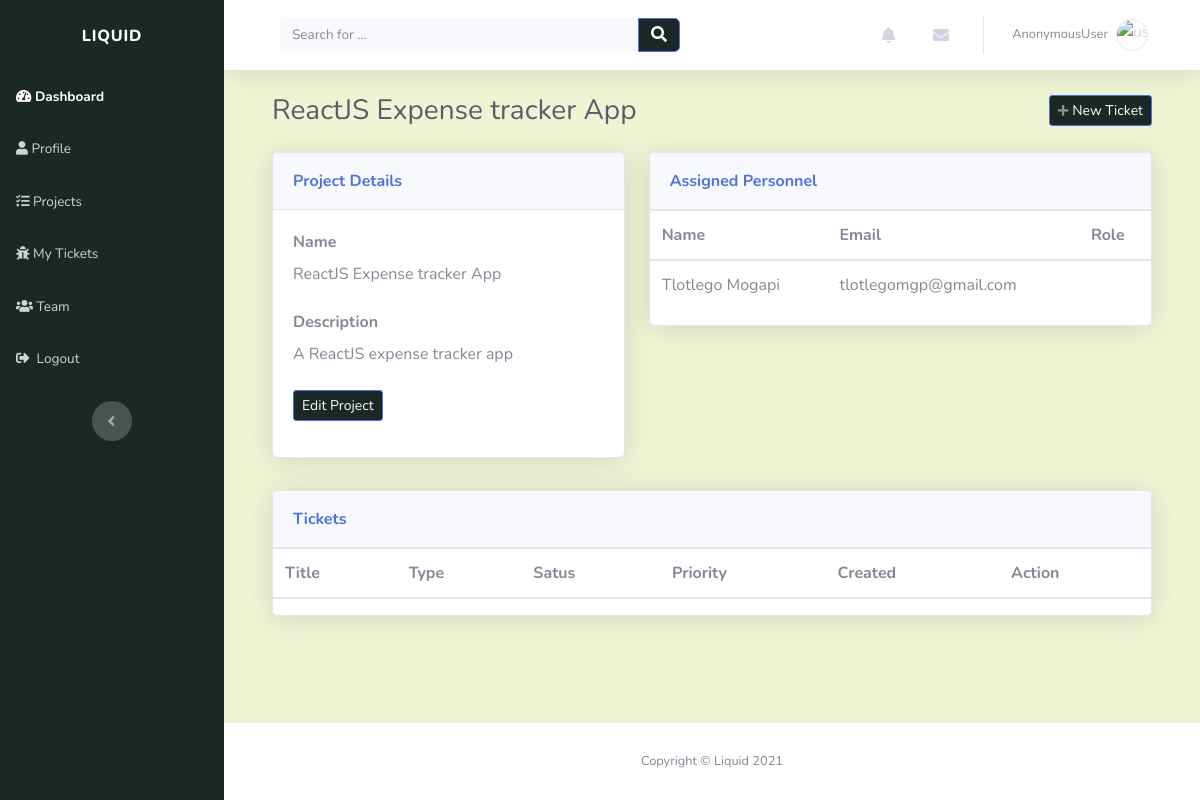
Before: /projects/project/reactjs-expense-tracker-app-kibt3quk/ with the older database file.
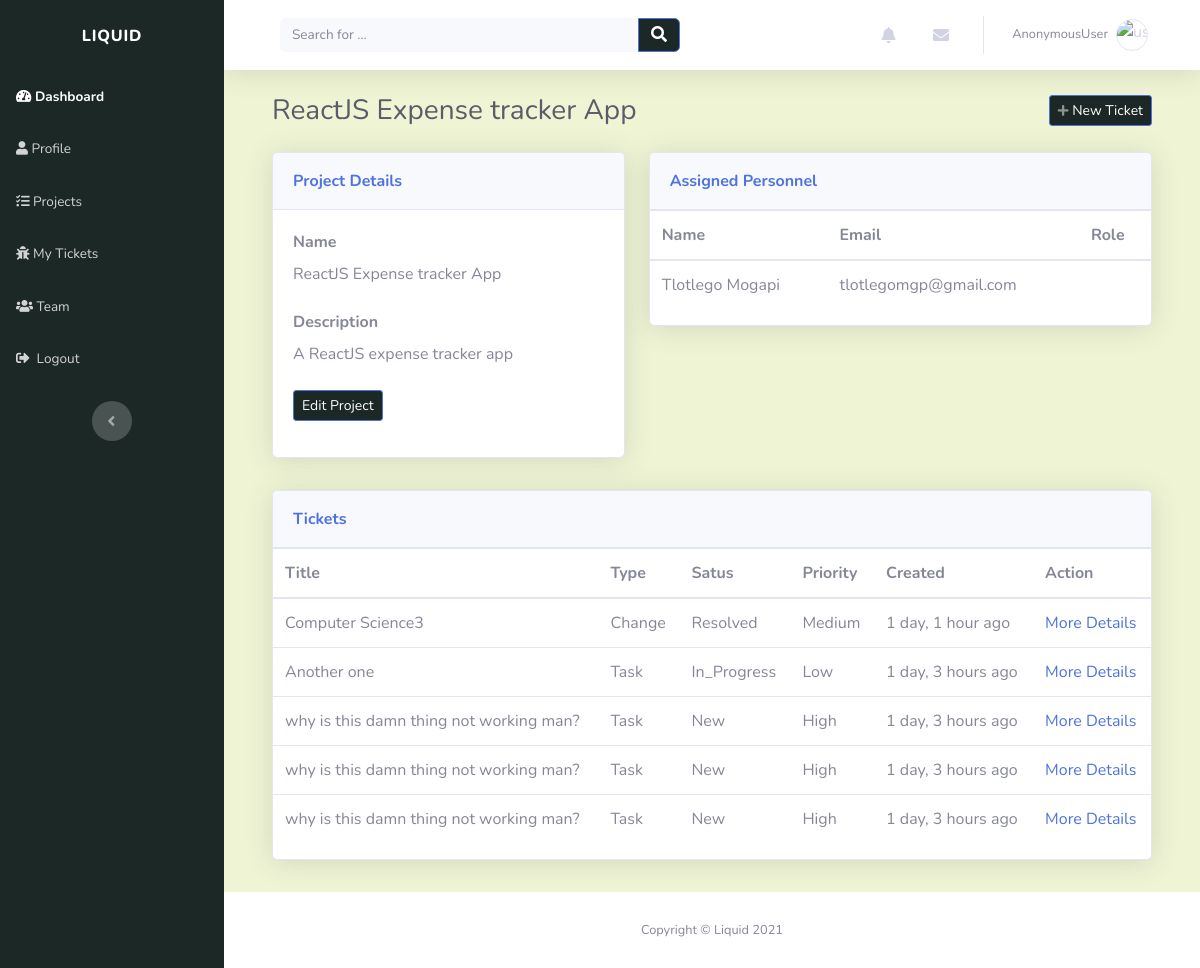
After: the same page with the newer database file.
### projects/models.py (models this page shows, shortened)
class Project(models.Model):
    name = models.CharField(max_length=50, unique=True)
    description = models.CharField(max_length=200)
    created_on = models.DateTimeField(verbose_name="date created", auto_now_add=True)
    created_by = models.ForeignKey(Profile, on_delete=models.CASCADE)
    slug = models.SlugField(unique=True, blank=True)
    def __str__(self):
        return self.name

class ProjectRole(models.Model):
    ROLE = (
        ('ADMIN', 'Admin'),
        ('MAN', 'Project Manager'),
        ('SUB', 'Submitter'),
        ('DEV', 'Developer'),
    )
    user = models.ForeignKey(Profile, on_delete=models.CASCADE)
    project = models.ForeignKey(Project, on_delete=models.CASCADE)
    user_role = models.CharField(max_length=20, choices=ROLE, default='DEV')
    created_on = models.DateTimeField(verbose_name="date added", auto_now_add=True)

### account/models.py (models this page shows, shortened)
class Profile(models.Model):
    user = models.OneToOneField(settings.AUTH_USER_MODEL, on_delete=models.CASCADE, unique=True)
    profile_picture = models.ImageField(default='default.jpg', upload_to='profile_images', blank=True)
    website = models.URLField(blank=True)
    first_name = models.CharField(max_length=30, blank=True)
    last_name = models.CharField(max_length=30, blank=True)
    address = models.CharField(max_length=50, blank=True)
    city = models.CharField(max_length=50, blank=True)
    country = models.CharField(max_length=50, blank=True)
    slug = models.SlugField(unique=True, blank=True)
    def __str__(self):
        return self.user.email

class Account(AbstractBaseUser):
    email = models.EmailField(verbose_name="email", max_length=30, unique=True)
    username = models.CharField(max_length=30, unique=True)
    date_created = models.DateTimeField(verbose_name="date created", auto_now_add=True)
    last_login = models.DateTimeField(verbose_name="last login", auto_now=True)
    is_admin = models.BooleanField(default=False)
    is_staff = models.BooleanField(default=False)
    is_active = models.BooleanField(default=True)
    is_super_user = models.BooleanField(default=False)
    USERNAME_FIELD = 'email'
    REQUIRED_FIELDS = ['username']
    objects = AccountManager()

### tickets/models.py (models this page shows)
class Ticket(models.Model):
    TICKET_PRIORITY = (
        ('LOW', 'Low'),
        ('MEDIUM', 'Medium'),
        ('HIGH', 'High'),
    )
    TICKET_STATUS = (
        ('NEW', 'New'),
        ('IN_PROGRESS', 'In Progress'),
        ('RESOLVED', 'Resolved'),
    )
    TICKET_TYPE = (
        ('TASK', 'Task'),
        ('BUG', 'Bug'),
        ('CHANGE', 'Change'),
        ('FEATURE', 'Feature request')
    )
    title = models.CharField(max_length=50)
    description = models.CharField(max_length=200)
    created_by = models.ForeignKey(Profile, on_delete=models.CASCADE)
    project = models.ForeignKey(Project, related_name="tickets", on_delete=models.CASCADE)
    created_on = models.DateTimeField(verbose_name="created_on", auto_now_add=True)
    updated = models.DateTimeField(verbose_name="date updated", auto_now=True)
    priority = models.CharField(max_length=12, choices=TICKET_PRIORITY, default='LOW')
    status = models.CharField(max_length=12, choices=TICKET_STATUS, default='NEW')
    class_type = models.CharField(max_length=12, choices=TICKET_TYPE, default='TASK')
    slug = models.SlugField(unique=True, blank=True)
    def __str__(self):
        return self.title

### projects/views.py (the view)
# urls.py: path('project/<slug:slug>/', views.project_detail_view, name="view_project"),
def project_detail_view(request, slug):
    context = {}
    project = get_object_or_404(Project, slug=slug)
    context['user_roles'] = ProjectRole.objects.filter(project=project)
    context['tickets'] = Ticket.objects.filter(
        project=project).order_by('-created_on')
    context['project'] = project
    return render(request, "projects/project_detail.html", context)

### index/custom_processors.py (called while the page is built)
def profile_processor(request):
    if request.user.is_authenticated:
        user = request.user
        user_profile = get_object_or_404(Profile, user=user)
        user_messages = DirectMessage.objects.filter(receiver=user_profile).order_by('-created_on')[:5]
        user_alerts = Alert.objects.filter(user=user_profile).order_by('-created_on')[:5]
        return {'profile': user_profile, 'direct_messages': user_messages, 'alerts': user_alerts}
    else:
        return{}

### projects/templates/projects/project_detail.html
{% extends "index/header.html" %} {% load static %} {% block title %}Project{% endblock %} {% block content %}
<div class="container-fluid">
	<div class="d-sm-flex justify-content-between align-items-center mb-4">
		<h3 class="text-dark mb-0">{{project|truncatechars:40}}</h3>
		<a
			class="btn btn-primary btn-sm d-none d-sm-inline-block"
			role="button"
			href="{% url 'add_ticket' project.slug %}"
			style="background: rgb(28, 40, 38)"
			><em class="fas fa-plus fa-sm text-white-50"></em>&nbsp;New Ticket</a
		>
	</div>
	<div class="row mb-3">
		<div class="col-lg-5">
			<div class="row">
				<div class="col">
					<div class="card shadow mb-3">
						<div class="card-header py-3">
							<p class="text-primary m-0 font-weight-bold" style="color: rgb(28, 40, 38)">
								Project Details
							</p>
						</div>
						<div class="card-body">
							<div class="form-row">
								<div class="col">
									<div class="form-group">
										<label for="username"><strong>Name</strong></label>
										<p class="mb-4">{{ project.name }}</p>
									</div>
								</div>
							</div>
							<div class="form-row">
								<div class="col">
									<div class="form-group">
										<label for="first_name"><strong>Description</strong></label>
										<p class="mb-4">{{ project.description }}</p>
									</div>
								</div>
							</div>
							<div class="form-group">
								<button
									class="btn btn-primary btn-sm"
									type="button"
									style="background: rgb(28, 40, 38)"
								>
									Edit&nbsp;Project
								</button>
							</div>
						</div>
					</div>
				</div>
			</div>
		</div>
		<div class="col-lg-7">
			<div class="row">
				<div class="col">
					<div class="card shadow mb-3">
						<div class="card-header py-3">
							<p class="text-primary m-0 font-weight-bold" style="color: rgb(28, 40, 38)">
								Assigned Personnel
							</p>
						</div>
						<div
							class="table-responsive table mt-0"
							id="dataTable"
							role="grid"
							aria-describedby="dataTable_info"
						>
							<table class="table my-0" id="dataTable" aria-describedby="users">
								<thead>
									<tr>
										<th scope="col">Name</th>
										<th scope="col">Email</th>
										<th scope="col">Role</th>
									</tr>
								</thead>
								<tbody>
									{% for user in user_roles %}
									<tr style="white-space: nowrap">
										<td>{{user.user.first_name}} {{user.user.last_name}}</td>
										<td>{{ user.user }}</td>
										<td>{{ user.user_role|title }}</td>
									</tr>
									{%endfor%}
								</tbody>
							</table>
						</div>
					</div>
				</div>
			</div>
		</div>
	</div>
	<div class="row mb-3">
		<div class="col-lg-12">
			<div class="row">
				<div class="col">
					<div class="card shadow mb-3">
						<div class="card-header py-3">
							<p class="text-primary m-0 font-weight-bold" style="color: rgb(28, 40, 38)">Tickets</p>
						</div>
						<div
							class="table-responsive table mt-0"
							id="dataTable"
							role="grid"
							aria-describedby="dataTable_info"
						>
							<table class="table my-0" id="dataTable" aria-describedby="projects">
								<thead>
									<tr>
										<th scope="col">Title</th>
										<th scope="col">Type</th>
										<th scope="col">Satus</th>
										<th scope="col">Priority</th>
										<th scope="col">Created</th>
										<th scope="col">Action</th>
									</tr>
								</thead>
								<tbody>
									{%for ticket in tickets %}
									<tr style="white-space: nowrap">
										<td>{{ ticket | truncatechars:40 }}</td>
										<td>{{ ticket.class_type|title }}</td>
										<td>{{ ticket.status|title }}</td>
										<td>{{ ticket.priority|title }}</td>
										<td>{{ ticket.created_on|timesince }} ago</td>
										<td><a href="">More Details</a></td>
									</tr>
									{%endfor%}
								</tbody>
							</table>
						</div>
					</div>
				</div>
			</div>
		</div>
	</div>
</div>
{% endblock %}

### index/templates/index/header.html (shortened to what this page needs)
{% load static %}
<!DOCTYPE html>
<html lang="en">
	<head>
		<link rel="stylesheet" href="{% static 'index/bootstrap/css/bootstrap.min.css' %}" />
		<link rel="stylesheet" href="https://use.fontawesome.com/releases/v5.12.0/css/all.css" />
		<link
			rel="stylesheet"
			href="https://cdnjs.cloudflare.com/ajax/libs/font-awesome/4.7.0/css/font-awesome.min.css"
		/>
		<link rel="stylesheet" href="{% static 'index/fonts/fontawesome5-overrides.min.css' %}" />
	</head>
	<body id="page-top">
		<div id="wrapper">
			{% include "index/snippets/sidebar.html" %}
			<div class="d-flex flex-column" id="content-wrapper">
				<div id="content" style="background: rgb(238, 244, 212)">
					{% include "index/snippets/navbar.html" %}
					<div class="container-fluid">{% block content %} {% endblock %}</div>
				</div>
				<footer class="bg-white sticky-footer">
					<div class="container my-auto">
						<div class="text-center my-auto copyright"><span>Copyright © Liquid 2021</span></div>
					</div>
				</footer>
			</div>
		</div>
	</body>
</html>

### index/templates/index/snippets/sidebar.html (shortened to what this page needs)
<nav
	class="navbar navbar-dark align-items-start sidebar sidebar-dark accordion bg-gradient-primary p-0"
	style="background: rgb(28, 40, 38)"
>
	<div class="container-fluid d-flex flex-column p-0">
		<a class="navbar-brand d-flex sidebar-brand m-0" href="{% url 'index_page' %}">
			<div class="sidebar-brand-text mx-3"><span>Liquid</span></div>
		</a>
		<ul class="nav navbar-nav text-light" id="accordionSidebar">
			<li class="nav-item">
				<a class="nav-link active" href="{% url 'index_page' %}"
					><em class="fas fa-tachometer-alt"></em><span> Dashboard</span></a
				>
			</li>
			<li class="nav-item">
				<a class="nav-link" href="{% url 'user_profile' %}"
					><em class="fas fa-user"></em><span> Profile</span></a
				>
			</li>
			<li class="nav-item">
				<a class="nav-link" href="{% url 'projects_page' %}"
					><em class="fas fa-tasks"></em><span> Projects</span></a
				>
			</li>
			<li class="nav-item">
				<a class="nav-link" href="{% url 'tickets_page' %}"
					><em class="fas fa-bug"></em><span> My Tickets</span></a
				>
			</li>
			<li class="nav-item">
				<a class="nav-link" href="{% url 'team_page' %}"><em class="fas fa-users"></em><span> Team</span></a>
			</li>
			<li class="nav-item">
				<a class="nav-link" href="{% url 'logout' %}"
					><em class="fas fa-sign-out-alt"></em><span>&nbsp Logout</span></a
				>
			</li>
		</ul>
		<div class="text-center d-none d-md-inline">
			<button class="btn rounded-circle border-0" id="sidebarToggle" type="button"></button>
		</div>
	</div>
</nav>

### index/templates/index/snippets/navbar.html (shortened to what this page needs)
<nav
	class="navbar navbar-light navbar-expand bg-white shadow mb-4 topbar static-top"
	style="background: rgb(238, 244, 212)"
>
	<div class="container-fluid">
		<div class="container-fluid">
			<form
				method="GET"
				action="{% url 'index_page' %}"
				target="_self"
				class="form-inline d-none d-sm-inline-block mr-auto ml-md-3 my-2 my-md-0 mw-100 navbar-search"
			>
				<div class="input-group">
					<input
						class="bg-light form-control border-0 small"
						type="search"
						placeholder="Search for ..."
						value="{{query}}"
						name="q"
					/>
					<div class="input-group-append">
						<button class="btn btn-primary py-0" type="submit" style="background: rgb(28, 40, 38)">
							<em class="fas fa-search"></em>
						</button>
					</div>
				</div>
			</form>
			<ul class="nav navbar-nav flex-nowrap ml-auto">
				<li class="nav-item dropdown no-arrow mx-1">
					<div class="nav-item dropdown no-arrow">
						<a class="dropdown-toggle nav-link" data-toggle="dropdown" aria-expanded="false" href="#"
							><em class="fas fa-bell fa-fw"></em
						></a>
					</div>
				</li>
				<li class="nav-item dropdown no-arrow mx-1">
					<div class="nav-item dropdown no-arrow">
						<a class="dropdown-toggle nav-link" data-toggle="dropdown" aria-expanded="false" href="#"
							><em class="fas fa-envelope fa-fw"></em></a
						>
					</div>
				</li>
				<li class="nav-item dropdown no-arrow">
					<div class="nav-item dropdown no-arrow">
						<a class="dropdown-toggle nav-link" data-toggle="dropdown" aria-expanded="false" href="#"
							><span class="d-none d-lg-inline mr-2 text-gray-600 small">
								{% if profile.first_name and profile.last_name %} {{profile.first_name}}
								{{profile.last_name}} {% else %} {{user}} {%endif%}
							</span>
							<img
								class="border rounded-circle img-profile"
								src="{{profile.profile_picture.url}}"
								alt="user image"
							/>
						</a>
					</div>
				</li>
			</ul>
		</div>
	</div>
</nav>

Changed rows visible on the page:
added Ticket: title "Computer Science3", class_type "Change", status "Resolved", priority "Medium", created_on "1 day, 1 hour"
added Ticket: title "Another one", class_type "Task", status "In_Progress", priority "Low", created_on "1 day, 3 hours"
added Ticket: title "why is this damn thing not working man?", class_type "Task", status "New", priority "High", created_on "1 day, 3 hours"
added Ticket: title "why is this damn thing not working man?", class_type "Task", status "New", priority "High", created_on "1 day, 3 hours"
added Ticket: title "why is this damn thing not working man?", class_type "Task", status "New", priority "High", created_on "1 day, 3 hours"
